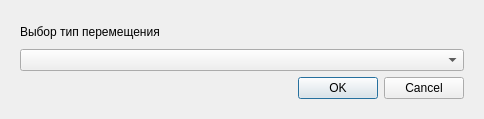
<?xml version="1.0" encoding="UTF-8"?>
<ui version="4.0">
 <class>MobilityChange</class>
 <widget class="QDialog" name="MobilityChange">
  <property name="geometry">
   <rect>
    <x>0</x>
    <y>0</y>
    <width>484</width>
    <height>119</height>
   </rect>
  </property>
  <property name="windowTitle">
   <string>Выбор типа передвижения</string>
  </property>
  <layout class="QHBoxLayout" name="horizontalLayout_2">
   <item>
    <widget class="QWidget" name="widget" native="true">
     <layout class="QVBoxLayout" name="verticalLayout">
      <item>
       <widget class="QLabel" name="label">
        <property name="text">
         <string>Выбор тип перемещения</string>
        </property>
       </widget>
      </item>
      <item>
       <widget class="QComboBox" name="moblist"/>
      </item>
      <item>
       <widget class="QDialogButtonBox" name="buttonBox">
        <property name="standardButtons">
         <set>QDialogButtonBox::Cancel|QDialogButtonBox::Ok</set>
        </property>
       </widget>
      </item>
     </layout>
    </widget>
   </item>
  </layout>
 </widget>
 <resources/>
 <connections>
  <connection>
   <sender>buttonBox</sender>
   <signal>accepted()</signal>
   <receiver>MobilityChange</receiver>
   <slot>accept()</slot>
   <hints>
    <hint type="sourcelabel">
     <x>241</x>
     <y>89</y>
    </hint>
    <hint type="destinationlabel">
     <x>241</x>
     <y>59</y>
    </hint>
   </hints>
  </connection>
  <connection>
   <sender>buttonBox</sender>
   <signal>rejected()</signal>
   <receiver>MobilityChange</receiver>
   <slot>reject()</slot>
   <hints>
    <hint type="sourcelabel">
     <x>241</x>
     <y>89</y>
    </hint>
    <hint type="destinationlabel">
     <x>241</x>
     <y>59</y>
    </hint>
   </hints>
  </connection>
 </connections>
</ui>
